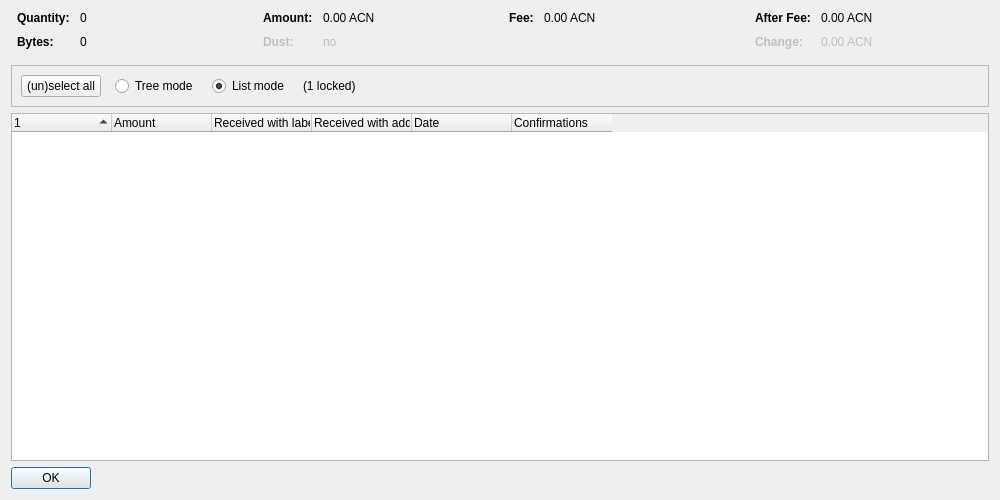
<?xml version="1.0" encoding="UTF-8"?>
<ui version="4.0">
 <class>CoinControlDialog</class>
 <widget class="QDialog" name="CoinControlDialog">
  <property name="geometry">
   <rect>
    <x>0</x>
    <y>0</y>
    <width>1000</width>
    <height>500</height>
   </rect>
  </property>
  <property name="windowTitle">
   <string>Coin Selection</string>
  </property>
  <layout class="QVBoxLayout" name="verticalLayout">
   <item>
    <layout class="QHBoxLayout" name="horizontalLayoutTop" stretch="0,0,0,0">
     <property name="topMargin">
      <number>0</number>
     </property>
     <property name="bottomMargin">
      <number>10</number>
     </property>
     <item>
      <layout class="QFormLayout" name="formLayoutCoinControl1">
       <property name="horizontalSpacing">
        <number>10</number>
       </property>
       <property name="verticalSpacing">
        <number>10</number>
       </property>
       <property name="leftMargin">
        <number>6</number>
       </property>
       <property name="rightMargin">
        <number>6</number>
       </property>
       <item row="0" column="0">
        <widget class="QLabel" name="labelCoinControlQuantityText">
         <property name="font">
          <font>
           <weight>75</weight>
           <bold>true</bold>
          </font>
         </property>
         <property name="text">
          <string>Quantity:</string>
         </property>
        </widget>
       </item>
       <item row="0" column="1">
        <widget class="QLabel" name="labelCoinControlQuantity">
         <property name="cursor">
          <cursorShape>IBeamCursor</cursorShape>
         </property>
         <property name="contextMenuPolicy">
          <enum>Qt::ActionsContextMenu</enum>
         </property>
         <property name="text">
          <string notr="true">0</string>
         </property>
         <property name="textInteractionFlags">
          <set>Qt::LinksAccessibleByMouse|Qt::TextSelectableByKeyboard|Qt::TextSelectableByMouse</set>
         </property>
        </widget>
       </item>
       <item row="1" column="0">
        <widget class="QLabel" name="labelCoinControlBytesText">
         <property name="font">
          <font>
           <weight>75</weight>
           <bold>true</bold>
          </font>
         </property>
         <property name="text">
          <string>Bytes:</string>
         </property>
        </widget>
       </item>
       <item row="1" column="1">
        <widget class="QLabel" name="labelCoinControlBytes">
         <property name="cursor">
          <cursorShape>IBeamCursor</cursorShape>
         </property>
         <property name="contextMenuPolicy">
          <enum>Qt::ActionsContextMenu</enum>
         </property>
         <property name="text">
          <string notr="true">0</string>
         </property>
         <property name="textInteractionFlags">
          <set>Qt::LinksAccessibleByMouse|Qt::TextSelectableByKeyboard|Qt::TextSelectableByMouse</set>
         </property>
        </widget>
       </item>
      </layout>
     </item>
     <item>
      <layout class="QFormLayout" name="formLayoutCoinControl2">
       <property name="horizontalSpacing">
        <number>10</number>
       </property>
       <property name="verticalSpacing">
        <number>10</number>
       </property>
       <property name="leftMargin">
        <number>6</number>
       </property>
       <property name="rightMargin">
        <number>6</number>
       </property>
       <item row="0" column="0">
        <widget class="QLabel" name="labelCoinControlAmountText">
         <property name="font">
          <font>
           <weight>75</weight>
           <bold>true</bold>
          </font>
         </property>
         <property name="text">
          <string>Amount:</string>
         </property>
        </widget>
       </item>
       <item row="0" column="1">
        <widget class="QLabel" name="labelCoinControlAmount">
         <property name="cursor">
          <cursorShape>IBeamCursor</cursorShape>
         </property>
         <property name="contextMenuPolicy">
          <enum>Qt::ActionsContextMenu</enum>
         </property>
         <property name="text">
          <string notr="true">0.00 ACN</string>
         </property>
         <property name="textInteractionFlags">
          <set>Qt::LinksAccessibleByMouse|Qt::TextSelectableByKeyboard|Qt::TextSelectableByMouse</set>
         </property>
        </widget>
       </item>
       <item row="1" column="0">
        <widget class="QLabel" name="labelCoinControlLowOutputText">
         <property name="enabled">
          <bool>false</bool>
         </property>
         <property name="font">
          <font>
           <weight>75</weight>
           <bold>true</bold>
          </font>
         </property>
         <property name="text">
          <string>Dust:</string>
         </property>
        </widget>
       </item>
       <item row="1" column="1">
        <widget class="QLabel" name="labelCoinControlLowOutput">
         <property name="enabled">
          <bool>false</bool>
         </property>
         <property name="cursor">
          <cursorShape>IBeamCursor</cursorShape>
         </property>
         <property name="contextMenuPolicy">
          <enum>Qt::ActionsContextMenu</enum>
         </property>
         <property name="text">
          <string notr="true">no</string>
         </property>
         <property name="textInteractionFlags">
          <set>Qt::LinksAccessibleByMouse|Qt::TextSelectableByKeyboard|Qt::TextSelectableByMouse</set>
         </property>
        </widget>
       </item>
      </layout>
     </item>
     <item>
      <layout class="QFormLayout" name="formLayoutCoinControl3">
       <property name="horizontalSpacing">
        <number>10</number>
       </property>
       <property name="verticalSpacing">
        <number>10</number>
       </property>
       <property name="leftMargin">
        <number>6</number>
       </property>
       <property name="rightMargin">
        <number>6</number>
       </property>
       <item row="0" column="0">
        <widget class="QLabel" name="labelCoinControlFeeText">
         <property name="font">
          <font>
           <weight>75</weight>
           <bold>true</bold>
          </font>
         </property>
         <property name="text">
          <string>Fee:</string>
         </property>
        </widget>
       </item>
       <item row="0" column="1">
        <widget class="QLabel" name="labelCoinControlFee">
         <property name="cursor">
          <cursorShape>IBeamCursor</cursorShape>
         </property>
         <property name="contextMenuPolicy">
          <enum>Qt::ActionsContextMenu</enum>
         </property>
         <property name="text">
          <string notr="true">0.00 ACN</string>
         </property>
         <property name="textInteractionFlags">
          <set>Qt::LinksAccessibleByMouse|Qt::TextSelectableByKeyboard|Qt::TextSelectableByMouse</set>
         </property>
        </widget>
       </item>
      </layout>
     </item>
     <item>
      <layout class="QFormLayout" name="formLayoutCoinControl4">
       <property name="horizontalSpacing">
        <number>10</number>
       </property>
       <property name="verticalSpacing">
        <number>10</number>
       </property>
       <property name="leftMargin">
        <number>6</number>
       </property>
       <property name="rightMargin">
        <number>6</number>
       </property>
       <item row="0" column="0">
        <widget class="QLabel" name="labelCoinControlAfterFeeText">
         <property name="font">
          <font>
           <weight>75</weight>
           <bold>true</bold>
          </font>
         </property>
         <property name="text">
          <string>After Fee:</string>
         </property>
        </widget>
       </item>
       <item row="0" column="1">
        <widget class="QLabel" name="labelCoinControlAfterFee">
         <property name="cursor">
          <cursorShape>IBeamCursor</cursorShape>
         </property>
         <property name="contextMenuPolicy">
          <enum>Qt::ActionsContextMenu</enum>
         </property>
         <property name="text">
          <string notr="true">0.00 ACN</string>
         </property>
         <property name="textInteractionFlags">
          <set>Qt::LinksAccessibleByMouse|Qt::TextSelectableByKeyboard|Qt::TextSelectableByMouse</set>
         </property>
        </widget>
       </item>
       <item row="1" column="0">
        <widget class="QLabel" name="labelCoinControlChangeText">
         <property name="enabled">
          <bool>false</bool>
         </property>
         <property name="font">
          <font>
           <weight>75</weight>
           <bold>true</bold>
          </font>
         </property>
         <property name="text">
          <string>Change:</string>
         </property>
        </widget>
       </item>
       <item row="1" column="1">
        <widget class="QLabel" name="labelCoinControlChange">
         <property name="enabled">
          <bool>false</bool>
         </property>
         <property name="cursor">
          <cursorShape>IBeamCursor</cursorShape>
         </property>
         <property name="contextMenuPolicy">
          <enum>Qt::ActionsContextMenu</enum>
         </property>
         <property name="text">
          <string notr="true">0.00 ACN</string>
         </property>
         <property name="textInteractionFlags">
          <set>Qt::LinksAccessibleByMouse|Qt::TextSelectableByKeyboard|Qt::TextSelectableByMouse</set>
         </property>
        </widget>
       </item>
      </layout>
     </item>
    </layout>
   </item>
   <item>
    <widget class="QFrame" name="frame">
     <property name="minimumSize">
      <size>
       <width>0</width>
       <height>40</height>
      </size>
     </property>
     <property name="frameShape">
      <enum>QFrame::StyledPanel</enum>
     </property>
     <property name="frameShadow">
      <enum>QFrame::Sunken</enum>
     </property>
     <layout class="QHBoxLayout" name="horizontalLayout">
      <item>
       <layout class="QHBoxLayout" name="horizontalLayoutPanel" stretch="0,0,0,0,0">
        <property name="spacing">
         <number>14</number>
        </property>
        <item>
         <widget class="QPushButton" name="pushButtonSelectAll">
          <property name="sizePolicy">
           <sizepolicy hsizetype="Maximum" vsizetype="Fixed">
            <horstretch>0</horstretch>
            <verstretch>0</verstretch>
           </sizepolicy>
          </property>
          <property name="text">
           <string>(un)select all</string>
          </property>
          <property name="autoDefault">
           <bool>false</bool>
          </property>
         </widget>
        </item>
        <item>
         <widget class="QRadioButton" name="radioTreeMode">
          <property name="sizePolicy">
           <sizepolicy hsizetype="Maximum" vsizetype="Fixed">
            <horstretch>0</horstretch>
            <verstretch>0</verstretch>
           </sizepolicy>
          </property>
          <property name="text">
           <string>Tree mode</string>
          </property>
         </widget>
        </item>
        <item>
         <widget class="QRadioButton" name="radioListMode">
          <property name="sizePolicy">
           <sizepolicy hsizetype="Maximum" vsizetype="Fixed">
            <horstretch>0</horstretch>
            <verstretch>0</verstretch>
           </sizepolicy>
          </property>
          <property name="text">
           <string>List mode</string>
          </property>
          <property name="checked">
           <bool>true</bool>
          </property>
         </widget>
        </item>
        <item>
         <widget class="QLabel" name="labelLocked">
          <property name="text">
           <string notr="true">(1 locked)</string>
          </property>
         </widget>
        </item>
        <item>
         <spacer name="horizontalSpacer">
          <property name="orientation">
           <enum>Qt::Horizontal</enum>
          </property>
          <property name="sizeHint" stdset="0">
           <size>
            <width>40</width>
            <height>20</height>
           </size>
          </property>
         </spacer>
        </item>
       </layout>
      </item>
     </layout>
    </widget>
   </item>
   <item>
    <widget class="CoinControlTreeWidget" name="treeWidget">
     <property name="contextMenuPolicy">
      <enum>Qt::CustomContextMenu</enum>
     </property>
     <property name="sortingEnabled">
      <bool>false</bool>
     </property>
     <property name="columnCount">
      <number>6</number>
     </property>
     <attribute name="headerShowSortIndicator" stdset="0">
      <bool>true</bool>
     </attribute>
     <attribute name="headerStretchLastSection">
      <bool>false</bool>
     </attribute>
     <column>
      <property name="text">
       <string/>
      </property>
     </column>
     <column>
      <property name="text">
       <string>Amount</string>
      </property>
     </column>
     <column>
      <property name="text">
       <string>Received with label</string>
      </property>
     </column>
     <column>
      <property name="text">
       <string>Received with address</string>
      </property>
     </column>
     <column>
      <property name="text">
       <string>Date</string>
      </property>
     </column>
     <column>
      <property name="text">
       <string>Confirmations</string>
      </property>
      <property name="toolTip">
       <string>Confirmed</string>
      </property>
     </column>
     <column>
      <property name="text">
       <string/>
      </property>
     </column>
     <column>
      <property name="text">
       <string/>
      </property>
     </column>
     <column>
      <property name="text">
       <string/>
      </property>
     </column>
     <column>
      <property name="text">
       <string/>
      </property>
     </column>
    </widget>
   </item>
   <item>
    <widget class="QDialogButtonBox" name="buttonBox">
     <property name="sizePolicy">
      <sizepolicy hsizetype="Maximum" vsizetype="Fixed">
       <horstretch>0</horstretch>
       <verstretch>0</verstretch>
      </sizepolicy>
     </property>
     <property name="orientation">
      <enum>Qt::Horizontal</enum>
     </property>
     <property name="standardButtons">
      <set>QDialogButtonBox::Ok</set>
     </property>
    </widget>
   </item>
  </layout>
 </widget>
 <customwidgets>
  <customwidget>
   <class>CoinControlTreeWidget</class>
   <extends>QTreeWidget</extends>
   <header>qt/coincontroltreewidget.h</header>
  </customwidget>
 </customwidgets>
 <resources/>
 <connections/>
</ui>
